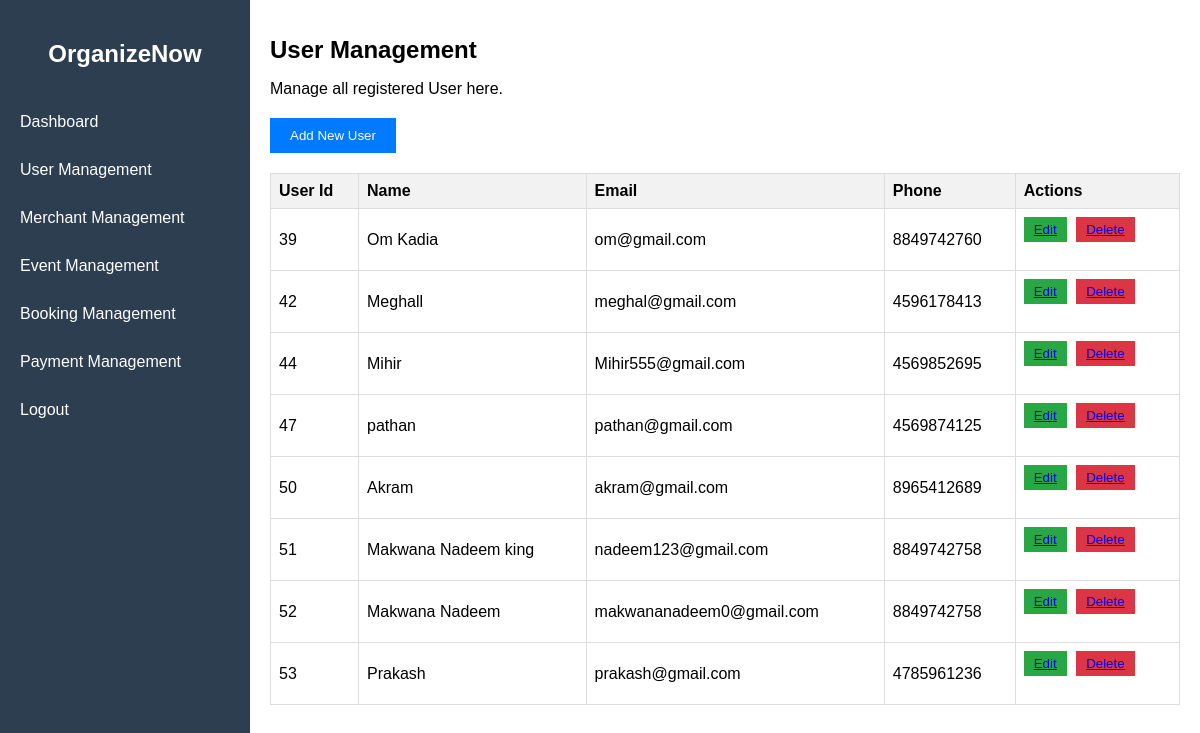
The page /Admin/User_Management.php (signed in) on the database its author committed.
### tables this page shows
CREATE TABLE `user` (
  `user_id` int(11) NOT NULL,
  `name` varchar(100) NOT NULL,
  `email` varchar(100) NOT NULL,
  `mobile` varchar(15) NOT NULL,
  `password` varchar(200) NOT NULL,
  `reset_token` varchar(255) DEFAULT NULL,
  `created_at` date NOT NULL DEFAULT current_timestamp()
);

### Admin/User_Management.php (the view)
<?php
include "connection.php";
include "admin_sidebar.php";
?>
<h1>User Management</h1>
<p>Manage all registered User here.</p>
<a href="user_management_adduser.php"><button>Add New User</button></a>
<table>
    <thead>
        <tr>
            <th>User Id</th>
            <th>Name</th>
            <th>Email</th>
            <th>Phone</th>
            <th>Actions</th>
        </tr>
    </thead>
    <tbody>
        <?php
        $Select = "SELECT * FROM `user`";
        $data = mysqli_query($conn, $Select);
        while ($row = mysqli_fetch_assoc($data)) {
        ?>
            <tr>
                <td><?php echo $row['user_id']; ?></td>
                <td><?php echo $row['name']; ?></td>
                <td><?php echo $row['email']; ?></td>
                <td><?php echo $row['mobile']; ?></td>
                <td class="action-buttons">
                    <button><a href="user_management_edit.php?id=<?php echo $row['user_id']; ?>">Edit</a></button>
                    <button class="delete"><a href="user_management_delete.php?id=<?php echo $row['user_id']; ?>" onclick="return confirm('Are you sure you want to delete this user?')">Delete</a></button>
                </td>
            </tr>
        <?php } ?>
    </tbody>
</table>
</div>
</body>
</html>

### Admin/admin_style.css (style rules this page uses)
body { font-family: Arial, sans-serif; margin: 0; padding: 0; display: flex; }
.content h1 { font-size: 24px; margin-bottom: 10px; }
.content p { margin-bottom: 20px; }
.content button { background-color: #007bff; color: white; border: none; padding: 10px 20px; cursor: pointer; margin-bottom: 20px; }
table { width: 100%; border-collapse: collapse; }
table, th, td { border: 1px solid #ddd; }
th, td { padding: 8px; text-align: left; }
th { background-color: #f2f2f2; }
.action-buttons button { background-color: #28a745; color: white; border: none; padding: 5px 10px; cursor: pointer; margin-right: 5px; }
.action-buttons button.delete { background-color: #dc3545; }

### rows shown on the page
user: user_id "39", name "Om Kadia", email "om@gmail.com", mobile "8849742760"
user: user_id "42", name "Meghall", email "meghal@gmail.com", mobile "4596178413"
user: user_id "44", name "Mihir", email "Mihir555@gmail.com", mobile "4569852695"
user: user_id "47", name "pathan", email "pathan@gmail.com", mobile "4569874125"
user: user_id "50", name "Akram", email "akram@gmail.com", mobile "8965412689"
user: user_id "51", name "Makwana Nadeem king", email "nadeem123@gmail.com", mobile "8849742758"
user: user_id "52", name "Makwana Nadeem", email "makwananadeem0@gmail.com", mobile "8849742758"
user: user_id "53", name "Prakash", email "prakash@gmail.com", mobile "4785961236"
